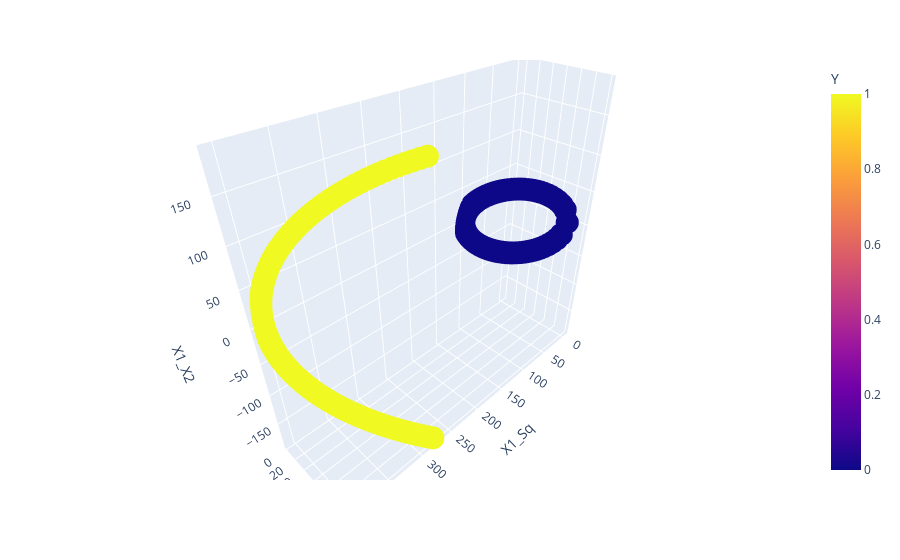

The cell this chart's notebook holds for it:
### Code cell
fig = px.scatter_3d(df, x='X1_Sq', y='X2_Sq', z='X1_X2',
              color='Y')
fig.show()

### Figure 1 — Plotly figure (JSON) as saved in the notebook; plotly's stock layout.template omitted (floating-point values rounded to 4 significant figures; data arrays with more than 128 entries replaced by an {"elided": "..."} marker saying what was removed)
{"data": [{"hovertemplate": "X1_Sq=%{x}<br>X2_Sq=%{y}<br>X1_X2=%{z}<br>Y=%{marker.color}<extra></extra>", "legendgroup": "", "marker": {"color": {"elided": "420 int values"}, "coloraxis": "coloraxis", "symbol": "circle"}, "mode": "markers", "name": "", "scene": "scene", "showlegend": false, "type": "scatter3d", "x": {"elided": "420 float values"}, "y": {"elided": "420 float values"}, "z": {"elided": "420 float values"}}], "layout": {"coloraxis": {"colorbar": {"title": {"text": "Y"}}, "colorscale": [[0, "#0d0887"], [0.1111, "#46039f"], [0.2222, "#7201a8"], [0.3333, "#9c179e"], [0.4444, "#bd3786"], [0.5556, "#d8576b"], [0.6667, "#ed7953"], [0.7778, "#fb9f3a"], [0.8889, "#fdca26"], [1, "#f0f921"]]}, "legend": {"tracegroupgap": 0}, "margin": {"t": 60}, "scene": {"domain": {"x": [0, 1], "y": [0, 1]}, "xaxis": {"title": {"text": "X1_Sq"}}, "yaxis": {"title": {"text": "X2_Sq"}}, "zaxis": {"title": {"text": "X1_X2"}}}}}
